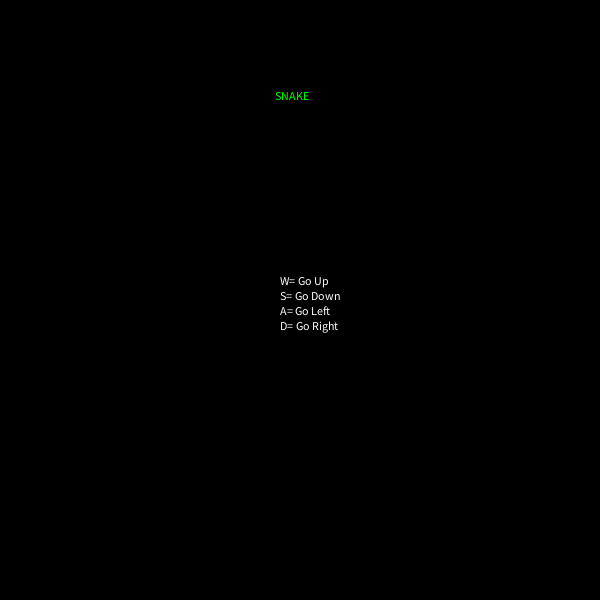
Frame 1 (no input)
Frame 60 (the mouse pressed at the canvas centre just before this capture): identical to frame 1, image omitted
Frame 120 (the mouse held since frame 60 and released just before this capture): identical to frame 1, image omitted

The Processing sketch that drew this single still picture (run headless with seeded random() and noise(); from frame 60 on, the mouse is pressed at the canvas centre):

// Processing sketch: processing_106111
// ── processing_106111.pde

//food
int foodx = (int)random(0, 59)*10;
int foody = (int)random(0, 59)*10;
//snake
int snakex = 300;
int snakey = 300;
int dx = 10;
int dy = 0;
int score = 0;
Boolean gameover = false;
Boolean startgame = false;
//Boolean restartgame = false;

Snake snake = new Snake();



void setup()
{
  frameRate(15);
  size(600, 600);
  background(0);
  fill(255);
  fill(0,255,0);
  text("SNAKE", 275, 100);
  fill(255);
  text("W= Go Up", width/2-20, height/2-15);
  text("S= Go Down", width/2-20, height/2);
  text("A= Go Left", width/2-20, height/2+15);
  text("D= Go Right", width/2-20, height/2+30);
}

void draw()
{
  if (startgame == true) {
    background(0);
    fill(255);
    text("Score: " + score, 25, 25);


    if (gameover)
    {
      text("GAME OVER", 270, 270);
      text("Press P to restart", 250, 250);
      snake.keyPressed();

      return;
    }
    //else if (restartgame == true)
    //{

    //food
    //fill(random(255), random(255), random(255));
    rect(foodx, foody, 10, 10);
    //snake
    fill(0, 255, 0);
    snakex = snakex + dx;
    snakey = snakey + dy;
    //rect(snakex, snakey, 10, 10);
    //making a list for the snake body
    //rect(snakebodyx, snakebodyy, 10,10);

    snake.drawsnake();
    snake.keyPressed();
    //if (removeplease = true)
    {
      //snake
    }
  }
  if (keyPressed == true) 
  {
    startgame = true;
  }
}

class Snake 
{

  int[] snakex = new int[5000];
  int[] snakey = new int[5000];

  int snakeSize = 5;


  Snake() 
  {

    for (int i = 0; i<snakeSize; i++)
    {
      println("loc=");

      snakex[i] = 50;
      snakey[i] = 50 + i * 15;
    }
  }



  void keyPressed()
  {
    println(key);
    if (gameover)
    {
      if (key == 'p')
      {
        score =0;
        snakeSize = 5;
        for (int i = 0; i<snakeSize; i++)
        {
          println("loc=");

          snakex[i] = 50;
          snakey[i] = 50 + i * 15;
          gameover = false;
        }
        return;
      }
    }

    //else if (restartgame == true)
    //{
    if (key == 'w') 
    {
      if (dy == 10 && dx == 0) {

        //do nothing
      } else {
        dy = -10;
        dx = 0;
      }
    }
    if (key== 's') 
    {
      if (dy == -10 && dx == 0)
      {
      }

      else
      {
        dy = +10;
        dx = 0;
      }
    }
    if (key== 'a') 
    {
      if (dy == 0 && dx == 10)
      {
      }
      else
      {

        dx = -10;
        dy = 0;
      }
    }
    if (key== 'd') 
    {
      if (dy == 0 && dx == -10)
      {
      } else 
      {
        dx = +10;
        dy = 0;
      }
    }
  }

  void drawsnake()
  {
    for (int i =snakeSize - 1; i>= 0; i--)
    {
      if (snakeSize > 30)
      {
        fill(255,204,0);
      }
      if (snakeSize > 50)
      {
        fill(0,0,255);
      }
      if (snakeSize > 80)
      {
        fill(0,0,255);
      }
      //fill(0,255,0);
      rect(snakex[i], snakey[i], 10, 10);
      println("loc=" + snakex[i]);
      if (i == 0)
      {
        snakex[i] += dx;
        snakey[i] += dy;
      }
      else
      {
        snakex[i] = snakex[i-1];
        snakey[i] = snakey[i-1];
      }
      if (snakex[i] < 0) 
      {
        snakex[i] = 600;
      } else if (snakex[i] > 600)
      {
        snakex[i] = 0;
      } else if (snakey[i] < 0)
      {
        snakey[i] = 600;
      } else if  (snakey[i] > 600)
      {
        snakey[i] = 0;
      }
    }
    if (snakex[0]+10 >= foodx && snakey[0]+10 >= foody && 
      snakex[0]-10 <= foodx && snakey[0]-10 <= foody)
    {
      foodx = (int)random(0, 59)*10;
      foody = (int)random(0, 59)*10;
      score += 100;
      snakex[snakeSize] = snakex[snakeSize - 1];
      snakey[snakeSize] = snakey[snakeSize - 1];
      snakeSize+=1;
    }

    for (int i =snakeSize - 1; i> 0; i--)
      if (snakex[0]+9 >= snakex[i] && snakey[0]+9 >= snakey[i] && 
        snakex[0]-9 <= snakex[i] && snakey[0]-9 <= snakey[i]) 
      {
        dx = 0;
        dy = 0;
        gameover = true;
      }
  }
}
